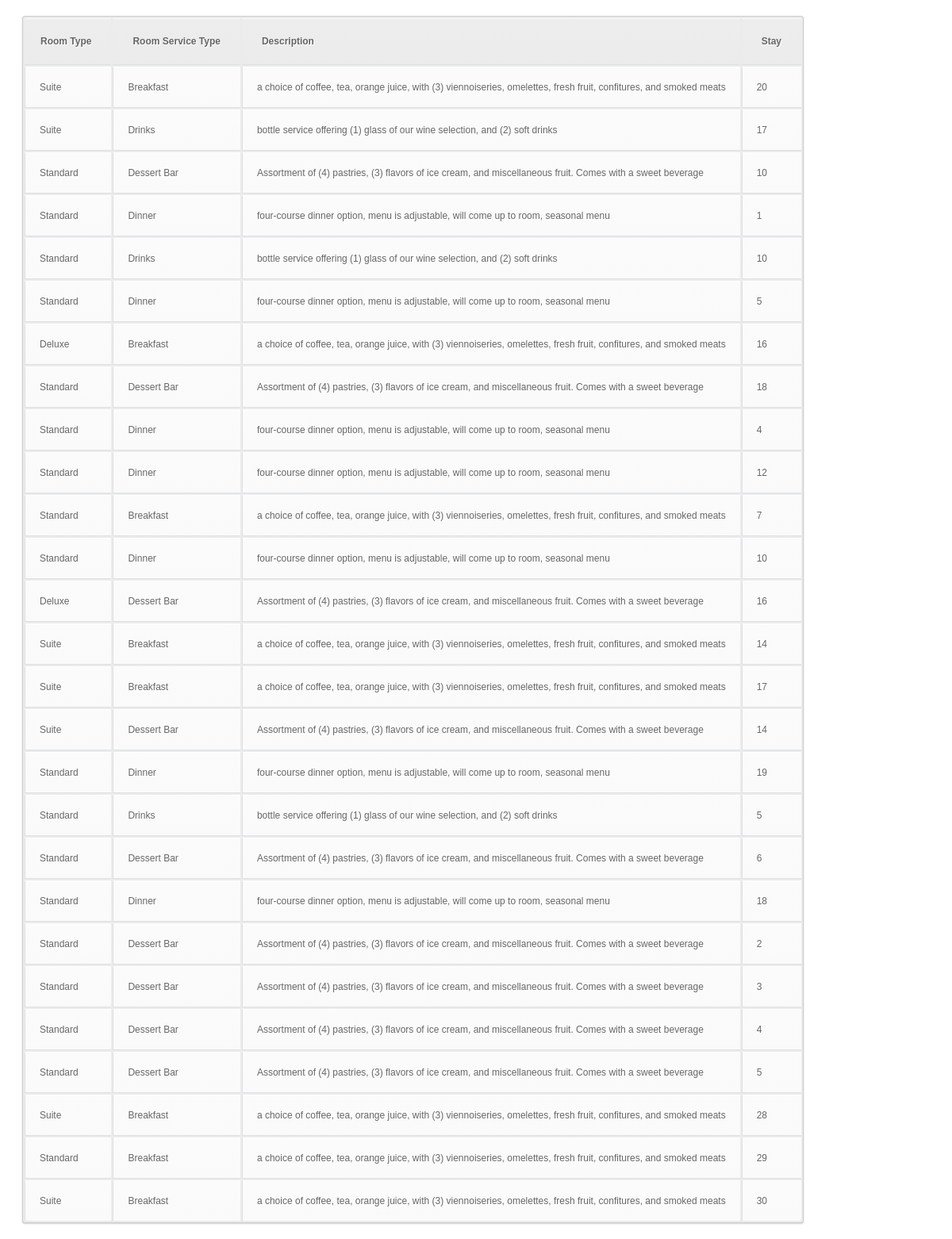
/room_result.php, run on the app's committed database.
### tables this page shows
CREATE TABLE `stay` (
  `StayID` int(11) NOT NULL,
  `GuestID` int(11) DEFAULT NULL,
  `RoomID` int(11) DEFAULT NULL,
  `LengthOfStay` varchar(100) DEFAULT NULL
);

CREATE TABLE `rooms` (
  `RoomID` int(11) NOT NULL,
  `RoomType` varchar(100) NOT NULL
);

CREATE TABLE `roomservicerequest` (
  `RoomServOrderID` int(11) NOT NULL,
  `StayID` int(11) DEFAULT NULL,
  `RoomServiceType` varchar(100) NOT NULL
);

CREATE TABLE `roomservice` (
  `RoomServiceType` varchar(100) NOT NULL,
  `Price` float DEFAULT NULL,
  `Description` varchar(300) DEFAULT NULL,
  `Availability` varchar(100) DEFAULT NULL
);

### room_result.php (the view, shortened to what this page needs)
<html>
<head>
	<link rel='stylesheet' href='style.css'></link>
</head>
<body>
	<table>
		<tr>
			<th>Room Type</th><th>Room Service Type</th><th>Description</th><th>Stay</th>
		</tr>
<?php
$servername = "localhost";
$username = "root";
$password = "";
$dbname = "final_project_ams";
$conn = mysqli_connect($servername, $username, $password, $dbname);
$sql = "
SELECT R.RoomType, RS.RoomServiceType, RO.Description, S.StayID
FROM  stay S
JOIN rooms R
ON S.RoomID = R.RoomID
JOIN roomservicerequest RS
ON S.StayID = RS.StayID
JOIN roomservice RO
ON RS.RoomServiceType = RO.RoomServiceType
WHERE RS.RoomServiceType LIKE \"%{$_POST["room_service"]}%\";
";
$result = mysqli_query($conn, $sql);
$data = mysqli_fetch_all($result, MYSQLI_ASSOC);
foreach ($data as $key => $value) {
	echo("<tr><td>{$value["RoomType"]}</td><td>{$value["RoomServiceType"]}</td><td>{$value["Description"]}</td><td>{$value["StayID"]}</td></tr>");
}
?>
	</table>
<body>
</html>

### style.css (style rules this page uses)
table { font-family:Arial, Helvetica, sans-serif; color:#666; font-size:12px; text-shadow: 1px 1px 0px #fff; background:#eaebec; margin:20px; border:#ccc 1px solid; -moz-border-radius:3px; -webkit-border-radius:3px; border-radius:3px; -moz-box-shadow: 0 1px 2px #d1d1d1; -webkit-box-shadow: 0 1px 2px #d1d1d1; box-shadow: 0 1px 2px #d1d1d1; }
table th { padding:21px 25px 22px 25px; border-top:1px solid #fafafa; border-bottom:1px solid #e0e0e0; background: #ededed; background: -webkit-gradient(linear, left top, left bottom, from(#ededed), to(#ebebeb)); background: -moz-linear-gradient(top, #ededed, #ebebeb); }
table th:first-child { text-align: left; padding-left:20px; }
table tr:first-child th:first-child { -moz-border-radius-topleft:3px; -webkit-border-top-left-radius:3px; border-top-left-radius:3px; }
table tr:first-child th:last-child { -moz-border-radius-topright:3px; -webkit-border-top-right-radius:3px; border-top-right-radius:3px; }
table tr { text-align: left; padding-left:20px; }
table td { padding:18px; border-top: 1px solid #ffffff; border-bottom:1px solid #e0e0e0; border-left: 1px solid #e0e0e0; background: #fafafa; background: -webkit-gradient(linear, left top, left bottom, from(#fbfbfb), to(#fafafa)); background: -moz-linear-gradient(top, #fbfbfb, #fafafa); }
table tr:last-child td { border-bottom:0; }
table tr:last-child td:first-child { -moz-border-radius-bottomleft:3px; -webkit-border-bottom-left-radius:3px; border-bottom-left-radius:3px; }
table tr:last-child td:last-child { -moz-border-radius-bottomright:3px; -webkit-border-bottom-right-radius:3px; border-bottom-right-radius:3px; }

### data on the page
stay: RoomID.RoomType "Suite", roomservicerequest.RoomServiceType "Breakfast", roomservice.Description "a choice of coffee, tea, orange juice, with (3) viennoiseries, omelettes, fresh fruit, confitures, and smoked meats", StayID "20"
stay: RoomID.RoomType "Suite", roomservicerequest.RoomServiceType "Drinks", roomservice.Description "bottle service offering (1) glass of our wine selection, and (2) soft drinks", StayID "17", roomservicerequest.RoomServiceType "Breakfast", roomservice.Description "a choice of coffee, tea, orange juice, with (3) viennoiseries, omelettes, fresh fruit, confitures, and smoked meats"
stay: RoomID.RoomType "Standard", roomservicerequest.RoomServiceType "Dessert Bar", roomservice.Description "Assortment of (4) pastries, (3) flavors of ice cream, and miscellaneous fruit. Comes with a sweet beverage", StayID "10", roomservicerequest.RoomServiceType "Drinks", roomservice.Description "bottle service offering (1) glass of our wine selection, and (2) soft drinks", roomservicerequest.RoomServiceType "Dinner", roomservice.Description "four-course dinner option, menu is adjustable, will come up to room, seasonal menu"
stay: RoomID.RoomType "Standard", roomservicerequest.RoomServiceType "Dinner", roomservice.Description "four-course dinner option, menu is adjustable, will come up to room, seasonal menu", StayID "1"
stay: RoomID.RoomType "Standard", roomservicerequest.RoomServiceType "Dinner", roomservice.Description "four-course dinner option, menu is adjustable, will come up to room, seasonal menu", StayID "5", roomservicerequest.RoomServiceType "Drinks", roomservice.Description "bottle service offering (1) glass of our wine selection, and (2) soft drinks", roomservicerequest.RoomServiceType "Dessert Bar", roomservice.Description "Assortment of (4) pastries, (3) flavors of ice cream, and miscellaneous fruit. Comes with a sweet beverage"
stay: RoomID.RoomType "Deluxe", roomservicerequest.RoomServiceType "Breakfast", roomservice.Description "a choice of coffee, tea, orange juice, with (3) viennoiseries, omelettes, fresh fruit, confitures, and smoked meats", StayID "16", roomservicerequest.RoomServiceType "Dessert Bar", roomservice.Description "Assortment of (4) pastries, (3) flavors of ice cream, and miscellaneous fruit. Comes with a sweet beverage"
stay: RoomID.RoomType "Standard", roomservicerequest.RoomServiceType "Dessert Bar", roomservice.Description "Assortment of (4) pastries, (3) flavors of ice cream, and miscellaneous fruit. Comes with a sweet beverage", StayID "18", roomservicerequest.RoomServiceType "Dinner", roomservice.Description "four-course dinner option, menu is adjustable, will come up to room, seasonal menu"
stay: RoomID.RoomType "Standard", roomservicerequest.RoomServiceType "Dinner", roomservice.Description "four-course dinner option, menu is adjustable, will come up to room, seasonal menu", StayID "4", roomservicerequest.RoomServiceType "Dessert Bar", roomservice.Description "Assortment of (4) pastries, (3) flavors of ice cream, and miscellaneous fruit. Comes with a sweet beverage"
stay: RoomID.RoomType "Standard", roomservicerequest.RoomServiceType "Dinner", roomservice.Description "four-course dinner option, menu is adjustable, will come up to room, seasonal menu", StayID "12"
stay: RoomID.RoomType "Standard", roomservicerequest.RoomServiceType "Breakfast", roomservice.Description "a choice of coffee, tea, orange juice, with (3) viennoiseries, omelettes, fresh fruit, confitures, and smoked meats", StayID "7"
stay: RoomID.RoomType "Suite", roomservicerequest.RoomServiceType "Breakfast", roomservice.Description "a choice of coffee, tea, orange juice, with (3) viennoiseries, omelettes, fresh fruit, confitures, and smoked meats", StayID "14", roomservicerequest.RoomServiceType "Dessert Bar", roomservice.Description "Assortment of (4) pastries, (3) flavors of ice cream, and miscellaneous fruit. Comes with a sweet beverage"
stay: RoomID.RoomType "Standard", roomservicerequest.RoomServiceType "Dinner", roomservice.Description "four-course dinner option, menu is adjustable, will come up to room, seasonal menu", StayID "19"
stay: RoomID.RoomType "Standard", roomservicerequest.RoomServiceType "Dessert Bar", roomservice.Description "Assortment of (4) pastries, (3) flavors of ice cream, and miscellaneous fruit. Comes with a sweet beverage", StayID "6"
stay: RoomID.RoomType "Standard", roomservicerequest.RoomServiceType "Dessert Bar", roomservice.Description "Assortment of (4) pastries, (3) flavors of ice cream, and miscellaneous fruit. Comes with a sweet beverage", StayID "2"
stay: RoomID.RoomType "Standard", roomservicerequest.RoomServiceType "Dessert Bar", roomservice.Description "Assortment of (4) pastries, (3) flavors of ice cream, and miscellaneous fruit. Comes with a sweet beverage", StayID "3"
stay: RoomID.RoomType "Suite", roomservicerequest.RoomServiceType "Breakfast", roomservice.Description "a choice of coffee, tea, orange juice, with (3) viennoiseries, omelettes, fresh fruit, confitures, and smoked meats", StayID "28"
stay: RoomID.RoomType "Standard", roomservicerequest.RoomServiceType "Breakfast", roomservice.Description "a choice of coffee, tea, orange juice, with (3) viennoiseries, omelettes, fresh fruit, confitures, and smoked meats", StayID "29"
stay: RoomID.RoomType "Suite", roomservicerequest.RoomServiceType "Breakfast", roomservice.Description "a choice of coffee, tea, orange juice, with (3) viennoiseries, omelettes, fresh fruit, confitures, and smoked meats", StayID "30"
